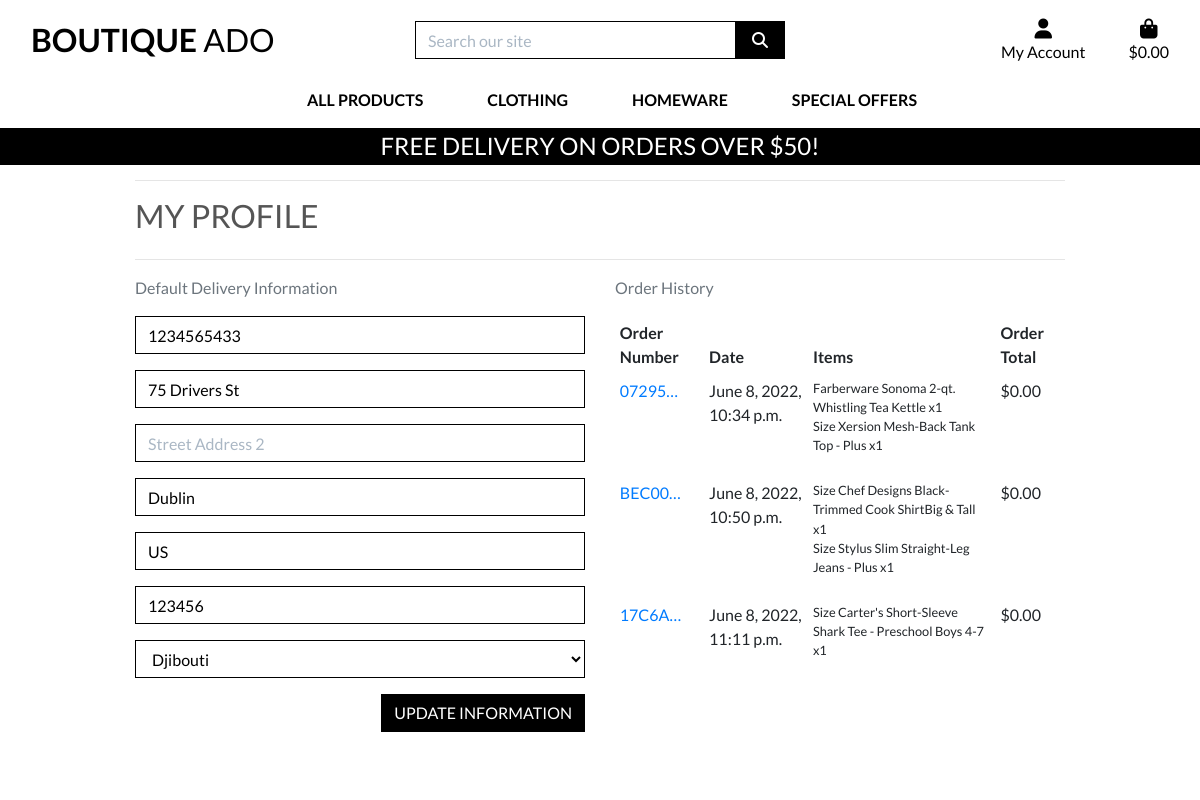
/profile/ (signed in), run on the app's committed database.
### profiles/models.py (models this page shows, shortened)
class UserProfile(models.Model):
    user = models.OneToOneField(User, on_delete=models.CASCADE)
    default_phone_number = models.CharField(max_length=20, null=True, blank=True)
    default_street_address1 = models.CharField(max_length=80, null=True, blank=True)
    default_street_address2 = models.CharField(max_length=80, null=True, blank=True)
    default_town_or_city = models.CharField(max_length=40, null=True, blank=True)
    default_county = models.CharField(max_length=80, null=True, blank=True)
    default_postcode = models.CharField(max_length=20, null=True, blank=True)
    default_country = CountryField(blank_label='Country', null=True, blank=True)

### checkout/models.py (models this page shows, shortened)
class Order(models.Model):
    order_number = models.CharField(max_length=32, null=False, editable=False)
    user_profile = models.ForeignKey(UserProfile, on_delete=models.SET_NULL,
                                     null=True, blank=True, related_name='orders')
    full_name = models.CharField(max_length=50, null=False, blank=False)
    email = models.EmailField(max_length=254, null=False, blank=False)
    phone_number = models.CharField(max_length=20, null=False, blank=False)
    country = CountryField(blank_label='Country *', null=False, blank=False)
    postcode = models.CharField(max_length=20, null=True, blank=True)
    town_or_city = models.CharField(max_length=40, null=False, blank=False)
    street_address1 = models.CharField(max_length=80, null=False, blank=False)
    street_address2 = models.CharField(max_length=80, null=True, blank=True)
    county = models.CharField(max_length=80, null=True, blank=True)
    date = models.DateTimeField(auto_now_add=True)
    delivery_cost = models.DecimalField(max_digits=6, decimal_places=2, null=False, default=0)
    order_total = models.DecimalField(max_digits=10, decimal_places=2, null=False, default=0)
    grand_total = models.DecimalField(max_digits=10, decimal_places=2, null=False, default=0)
    original_bag = models.TextField(null=False, blank=False, default='')
    stripe_pid = models.CharField(max_length=254, null=False, blank=False, default='')

class OrderLineItem(models.Model):
    order = models.ForeignKey(Order, null=False, blank=False, on_delete=models.CASCADE, related_name='lineitems')
    product = models.ForeignKey(Product, null=False, blank=False, on_delete=models.CASCADE)
    product_size = models.CharField(max_length=2, null=True, blank=True) # XS, S, M, L, XL
    quantity = models.IntegerField(null=False, blank=False, default=0)
    lineitem_total = models.DecimalField(max_digits=6, decimal_places=2, null=False, blank=False, editable=False)

### products/models.py (models this page shows, shortened)
class Product(models.Model):
    category = models.ForeignKey('Category', null=True, blank=True, on_delete=models.SET_NULL)
    sku = models.CharField(max_length=254, null=True, blank=True)
    name = models.CharField(max_length=254)
    description = models.TextField()
    has_sizes = models.BooleanField(default=False, null=True, blank=True)
    price = models.DecimalField(max_digits=6, decimal_places=2)
    rating = models.DecimalField(max_digits=6, decimal_places=2, null=True, blank=True)
    image_url = models.URLField(max_length=1024, null=True, blank=True)
    image = models.ImageField(null=True, blank=True)

### profiles/views.py (the view)
# urls.py: path('profile/', include('profiles.urls')),
def profile(request):
    profile = get_object_or_404(UserProfile, user=request.user)
    if request.method == 'POST':
        form = UserProfileForm(request.POST, instance=profile)
        if form.is_valid():
            form.save()
            messages.success(request, 'Profile updated successfully')
        else:
            messages.error(request, 'Update failed. Please ensure the form is valid.')
    else:
        form = UserProfileForm(instance=profile)
    orders = profile.orders.all()
    template = 'profiles/profile.html'
    context = {
        'form': form,
        'orders': orders,
        'on_profile_page': True
    }
    return render(request, template, context)

### profiles/forms.py
class UserProfileForm(forms.ModelForm):
    class Meta:
        model = UserProfile
        exclude = ('user',)
    def __init__(self, *args, **kwargs):
        super().__init__(*args, **kwargs)
        placeholders = {
            'default_phone_number': 'Phone Number',
            'default_postcode': 'Postal Code',
            'default_town_or_city': 'Town or City',
            'default_street_address1': 'Street Address 1',
            'default_street_address2': 'Street Address 2',
            'default_county': 'County, State or Locality',
        }
        self.fields['default_phone_number'].widget.attrs['autofocus'] = True
        for field in self.fields:
            if field != 'default_country':
                if self.fields[field].required:
                    placeholder = f'{placeholders[field]} *'
                else:
                    placeholder = placeholders[field]
                self.fields[field].widget.attrs['placeholder'] = placeholder
            self.fields[field].widget.attrs['class'] = 'border-black rounded-0 profile-form-input'
            self.fields[field].label = False

### bag/contexts.py (called while the page is built, shortened)
def bag_contents(request):
    bag_items = []
    total = 0
    product_count = 0
    bag = request.session.get('bag', {})
    if total < settings.FREE_DELIVERY_THRESHOLD:
        delivery = total * Decimal(settings.STANDARD_DELIVERY_PERCENTAGE / 100)
        free_delivery_delta = settings.FREE_DELIVERY_THRESHOLD - total
    else:
        delivery = 0
        free_delivery_delta = 0
    grand_total = delivery + total
    context = {
        'bag_items': bag_items,
        'total': total,
        'product_count': product_count,
        'delivery': delivery,
        'free_delivery_delta': free_delivery_delta,
        'free_delivery_threshold': settings.FREE_DELIVERY_THRESHOLD,
        'grand_total': grand_total,
    }
    return context

### profiles/templates/profiles/profile.html (shortened to what this page needs)
{% extends "base.html" %}
{% load static %}
{% block extra_css %}
    <link rel="stylesheet" href="{% static 'profiles/css/profile.css' %}">
{% endblock %}
{% block page_header %}
    <div class="container header-container">
    </div>
{% endblock %}
{% block content %}
    <div class="overlay"></div>
    <div class="container">
        <div class="row">
            <div class="col">
                <hr>
                <h2 class="logo-font mb-4">My Profile</h2>
                <hr>
            </div>
        </div>
        <div class="row">
            <div class="col-12 col-lg-6">
                <p class="text-muted">Default Delivery Information</p>
                <form class="mt-3" action="{% url 'profile' %}" method="POST" id="profile-update-form">
                    {{ form|crispy }}
                    <button class="btn btn-black rounded-0 text-uppercase float-right">Update Information</button>
                </form>
            </div>
            <div class="col-12 col-lg-6">
                <p class="text-muted">Order History</p>
                <div class="order-history table-responsive">
                    <table class="table table-sm table-borderless">
                        <thead>
                            <tr>
                                <th>Order Number</th>
                                <th>Date</th>
                                <th>Items</th>
                                <th>Order Total</th>
                            </tr>
                        </thead>
                        <tbody>
                            {% for order in orders %}
                                <tr>
                                    <td>
                                        <a href="{% url 'order_history' order.order_number %}"
                                        title="{{ order.order_number }}">
                                            {{ order.order_number|truncatechars:6 }}
                                        </a>
                                    </td>
                                    <td>{{ order.date }}</td>
                                    <td>
                                        <ul class="list-unstyled">
                                            {% for item in order.lineitems.all %}
                                                <li class="small">
                                                    {% if item.product.has_sizes %}
                                                        Size {{ item.product.size|upper }}
                                                    {% endif %}{{ item.product.name }} x{{ item.quantity }}
                                                </li>
                                            {% endfor %}
                                        </ul>
                                    </td>
                                    <td>${{ order.grand_total }}</td>
                                </tr>
                            {% endfor %}
                        </tbody>
                    </table>
                </div>
            </div>
        </div>
{% endblock %}

### templates/base.html (shortened to what this page needs)
{% load static %}
<!doctype html>
<html lang="en">
  <head>
    {% block corecss %}
        <link rel="stylesheet" href="https://stackpath.bootstrapcdn.com/bootstrap/4.4.1/css/bootstrap.min.css">
        <link rel="stylesheet" href="{% static 'css/base.css' %}">
    {% endblock %}
    {% block extra_css %}
    {% endblock %}
  </head>
  <body>
    <header class="container-fluid fixed-top">
        <div id="topnav" class="row bg-white pt-lg-2 d-none d-lg-flex">
            <div class="col-12 col-lg-4 my-auto py-1 py-lg-0 text-center text-lg-left">
                <a href="{% url 'home' %}" class="nav-link main-logo-link">
                    <h2 class="logo-font text-black my-0"><strong>Boutique</strong> Ado</h2>
                </a>
            </div>
            <div class="col-12 col-lg-4 my-auto py-1 py-lg-0">
                <form method="GET" action="{% url 'products' %}">
                    <div class="input-group w-100">
                        <input class="form-control border border-black rounded-0" type="text" name="q" placeholder="Search our site">
                        <div class="input-group-append">
                            <button class="form-control btn btn-black border border-black rounded-0" type="submit">
                                <span class="icon">
                                    <i class="fas fa-search"></i>
                                </span>
                            </button>
                        </div>
                    </div>
                </form>
            </div>
            <div class="col-12 col-lg-4 my-auto py-1 py-lg-0">
                <ul class="list-inline list-unstyled text-center text-lg-right my-0">
                    <li class="list-inline-item dropdown">
                        <a class="text-black nav-link" href="#" id="user-options" data-toggle="dropdown" aria-haspopup="true" aria-expanded="false">
                            <div class="text-center">
                                <div><i class="fas fa-user fa-lg"></i></div>
                                <p class="my-0">My Account</p>
                            </div>
                        </a>
                    </li>
                    <li class="list-inline-item">
                        <a class="{% if grand_total %}text-info font-weight-bold{% else %}text-black{% endif %} nav-link" href="{% url 'view_bag' %}">
                            <div class="text-center">
                                <div><i class="fas fa-shopping-bag fa-lg"></i></div>
                                <p class="my-0">
                                    {% if grand_total %}
                                        ${{ grand_total|floatformat:2 }}
                                    {% else %}
                                        $0.00
                                    {% endif %}
                                </p>
                            </div>
                        </a>
                    </li>
                </ul>
            </div>
        </div>
        <div class="row bg-white">
            <nav class="navbar navbar-expand-lg navbar-light w-100">
                {% include 'includes/main-nav.html' %}
            </nav>
        </div>
        <div id="delivery-banner" class="row text-center">
            <div class="col bg-black text-white">
                <h4 class="logo-font my-1">Free delivery on orders over ${{ free_delivery_threshold }}!</h4>
            </div>
        </div>
    </header>
    {% block page_header %}
    {% endblock %}
    {% block content %}
    {% endblock %}
  </body>
</html>

### templates/includes/main-nav.html (shortened to what this page needs)
<div class="collapse navbar-collapse" id="main-nav">
    <ul class="navbar-nav w-auto mx-auto">
        <li class="nav-item dropdown">
            <a class="logo-font font-weight-bold nav-link text-black mr-5" href="#" id="all-products-link" data-toggle="dropdown" aria-haspopup="true" aria-expanded="false">
                All Products
            </a>
        </li>
        <li class="nav-item dropdown">
            <a class="logo-font font-weight-bold nav-link text-black mr-5" href="#" id="clothing-link" data-toggle="dropdown" aria-haspopup="true" aria-expanded="false">
                Clothing
            </a>
        </li>
        <li class="nav-item dropdown">
            <a class="logo-font font-weight-bold nav-link text-black mr-5" href="#" id="homeware-link" data-toggle="dropdown" aria-haspopup="true" aria-expanded="false">
                Homeware
            </a>
        </li>
        <li class="nav-item dropdown">
            <a class="logo-font font-weight-bold nav-link text-black" href="#" id="specials-link" data-toggle="dropdown" aria-haspopup="true" aria-expanded="false">
                Special Offers
            </a>
        </li>
    </ul>
</div>

### static/css/base.css (style rules this page uses)
html { height: 100%; }
body { background: url('/media/homepage_background_cropped.jpg') no-repeat center center fixed; background-size: cover; height: calc(100vh - 164px); color: #555; font-family: 'Lato'; }
.icon { align-items: center; display: inline-flex; justify-content: center; height: 1.5rem; width: 1.5rem; }
.logo-font { text-transform: uppercase; }
.main-logo-link { width: fit-content; }
.btn-black { background: black; color: white; }
.text-black { color: #000 !important; }
.border-black { border: 1px solid black !important; }
.bg-black { background: #000 !important; }
.overlay { height: 100%; width: 100%; top: 0; left: 0; position: fixed; background: white; z-index: -1; }
input[name='q']::placeholder { color: #aab7c4; }
@media (min-width: 1200px) { .container { max-width: 80%; } }
@media (min-width: 992px) { .header-container { padding-top: 164px; } }

### profiles/static/profile.css (style rules this page uses)
.order-history { max-height: 416px; overflow-y: auto; }
#profile-update-form .form-control { color: #000; }
#profile-update-form input::placeholder { color: #aab7c4; }
#id_default_country, #id_default_country option:not(:first-child) { color: #000; }

### data on the page
UserProfile: default_phone_number "1234565433", default_street_address1 "75 Drivers St", default_town_or_city "Dublin", default_county "US", default_postcode "123456", default_country "Djibouti"
Order: order_number "07295…", date "June 8, 2022, 10:34 p.m.", grand_total "0.00"
OrderLineItem: product.name "Farberware Sonoma 2-qt. Whistling Tea Kettle", quantity "1"
OrderLineItem: product.name "Xersion Mesh-Back Tank Top - Plus", quantity "1"
Order: order_number "BEC00…", date "June 8, 2022, 10:50 p.m.", grand_total "0.00"
OrderLineItem: product.name "Chef Designs Black-Trimmed Cook ShirtBig & Tall", quantity "1"
OrderLineItem: product.name "Stylus Slim Straight-Leg Jeans - Plus", quantity "1"
Order: order_number "17C6A…", date "June 8, 2022, 11:11 p.m.", grand_total "0.00"
OrderLineItem: product.name "Carter's Short-Sleeve Shark Tee - Preschool Boys 4-7", quantity "1"

### other printed values
{{ free_delivery_threshold }} "50"
